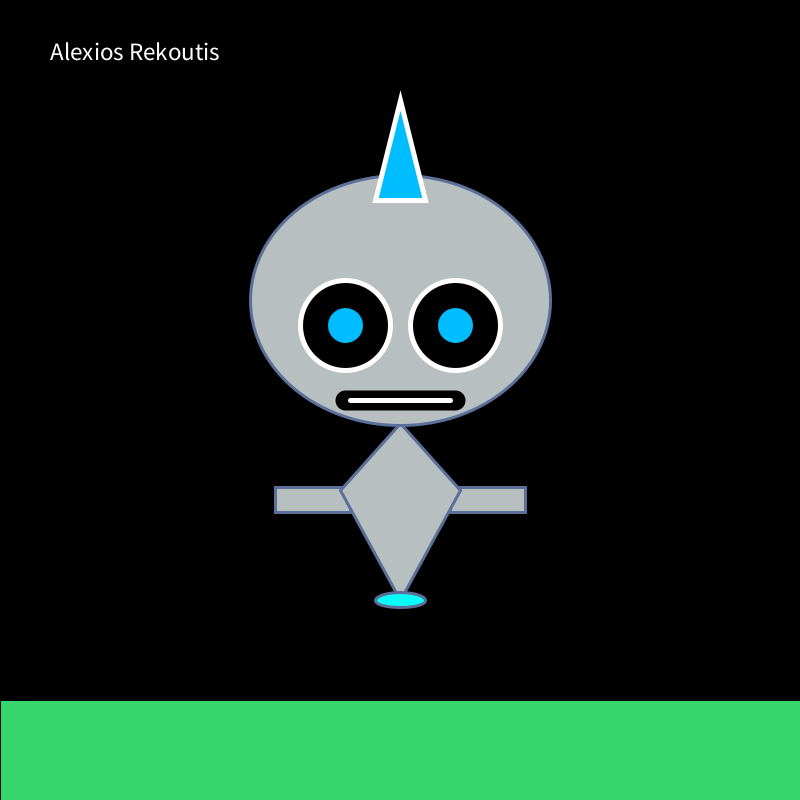
Frame 1 (no input)
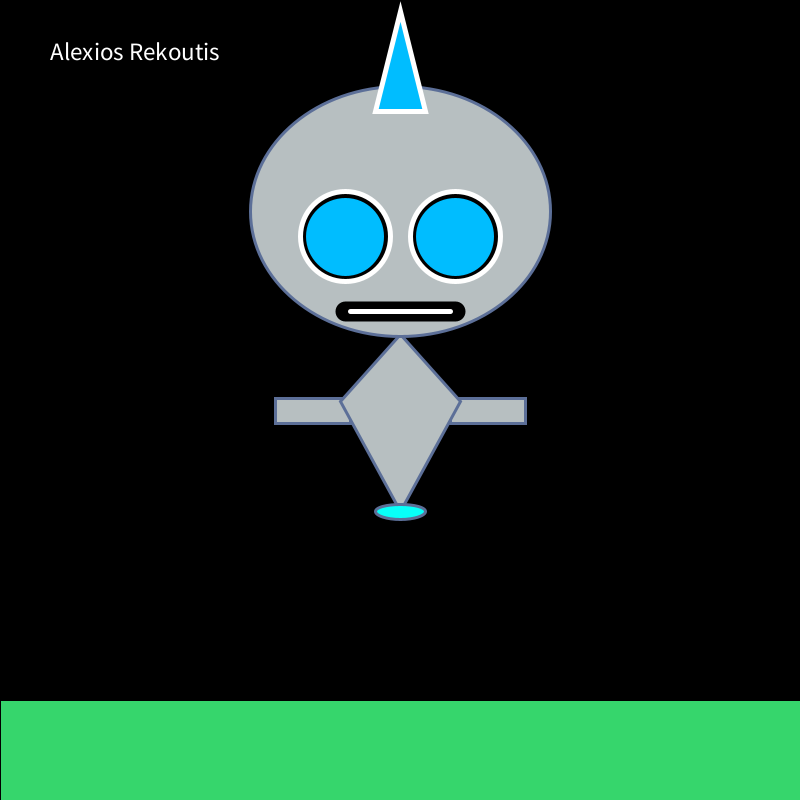
Frame 60 (the mouse pressed at the canvas centre just before this capture)
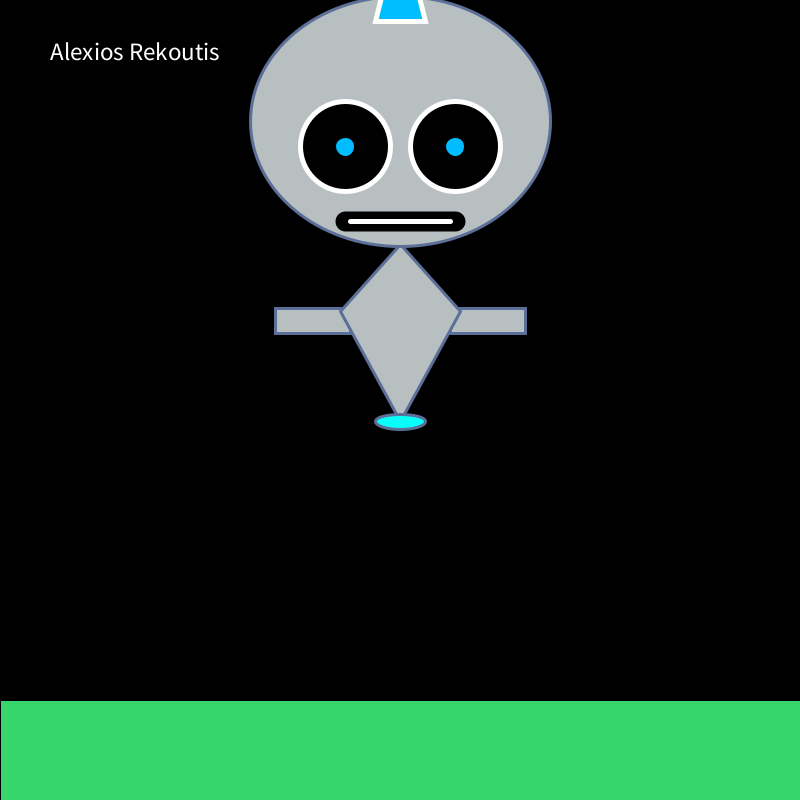
Frame 120 (the mouse held since frame 60 and released just before this capture)

The Processing sketch that drew these frames (run headless with seeded random() and noise(); from frame 60 on, the mouse is pressed at the canvas centre):

// Processing sketch: Updated_creature
// ── Updated_creature.pde
/*
Alexios Rekoutis
 6/27/2022
 This is my little cute robot named bloop. He is made up of many shapes updated with movement
 */

int diam = 30;
boolean growing = true;
float bodyOffset = -100; 

void setup() {
  size(800, 800);
  
}

void draw() {
  background(0);
  
  //Name
  fill(255);
  textSize(25);
  text("Alexios Rekoutis", 50, 60);
  
  //this is the ground
  fill(#36D66C);
  rect(0, 700, 800, 100);
  
  push();
  translate(0, bodyOffset);

  //Body made from a quad
  //left arm
  fill(#B7BFC1);
  stroke(#5C6F98);
  strokeWeight(3);
  rect(275, 587, 75, 25);

  //right arm
  fill(#B7BFC1);
  stroke(#5C6F98);
  strokeWeight(3);
  rect(450, 587, 75, 25);

  //actual torso
  fill(#B7BFC1);
  stroke(#5C6F98);
  strokeWeight(3);
  quad(340, 590, 400, 523, 460, 590, 400, 700);

  //hovering pad instead of legs
  fill(#08FFF9);
  ellipse(400, 700, 50, 15);

  //head code
  fill(#B7BFC1);
  stroke(#5C6F98);
  strokeWeight(3);
  ellipse(400, 400, 300, 250);

  //eyes are in these bottom lines
  // left eye
  fill(#000000);
  stroke(255);
  strokeWeight(5);
  circle(345, 425, 90);

  // left pupil
  fill(#00BDFF);
  stroke(#00BDFF);
  strokeWeight(5);
  circle(345, 425, diam);

  //right eye
  fill(#000000);
  stroke(255);
  strokeWeight(5);
  circle(455, 425, 90);

  //right pupil
  fill(#00BDFF);
  stroke(#00BDFF);
  strokeWeight(5);
  circle(455, 425, diam);

  //the if statments below are the growth and shrinkage of the pupils
  if (growing) {
    diam++; //this is the growing increment

    if (diam > 80) {
      growing = false;
    }
  } else {
    diam--;
    if (diam<=0) {  //this is the decreasing increment
      growing = true;
    }
  }

  //this is the attempt for a mouth using two lines
  stroke(0);
  strokeWeight(20);
  line(345, 500, 455, 500);

  stroke(#ffffff);
  strokeWeight(5);
  line(350, 500, 450, 500);

  //Little antenna made of a triangle
  triangle(375, 300, 400, 200, 425, 300);
  
  pop();
  
  bodyOffset = bodyOffset -1.5;
  if (bodyOffset < -750) {
  bodyOffset = 0;
  }
  
}
